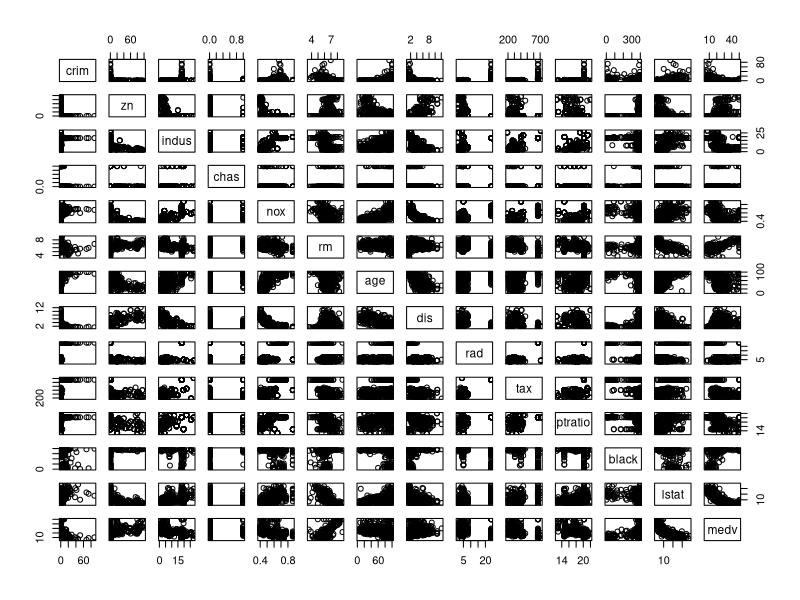
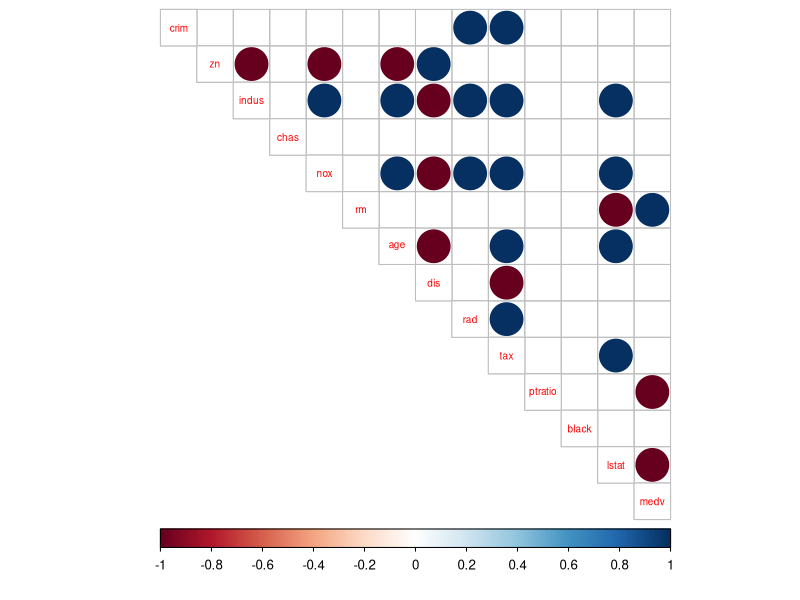
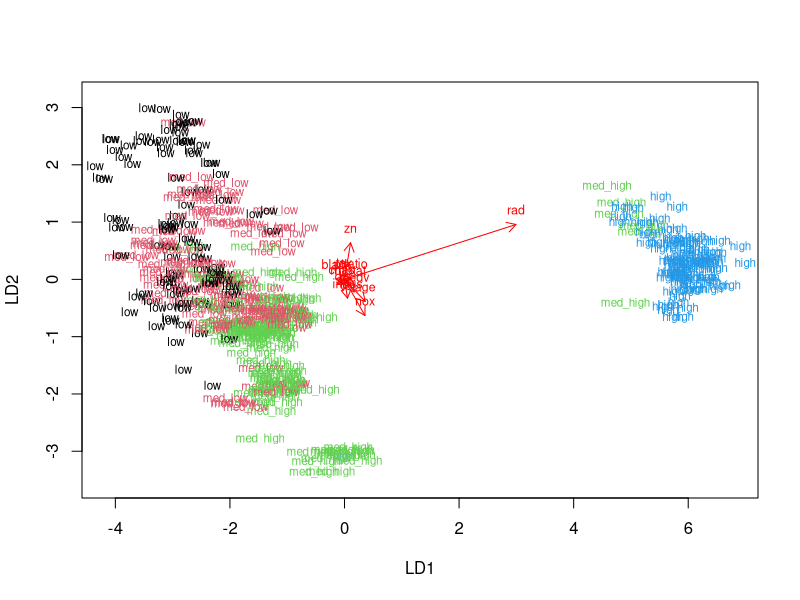
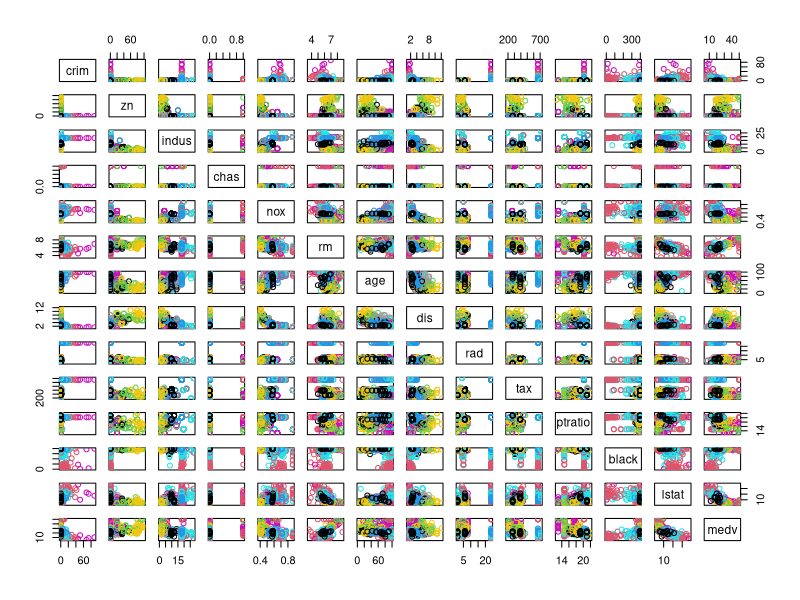
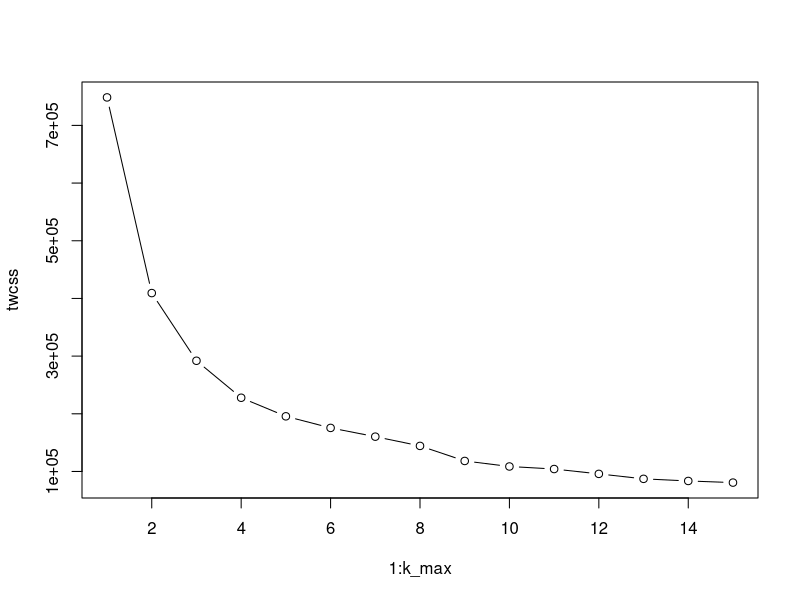
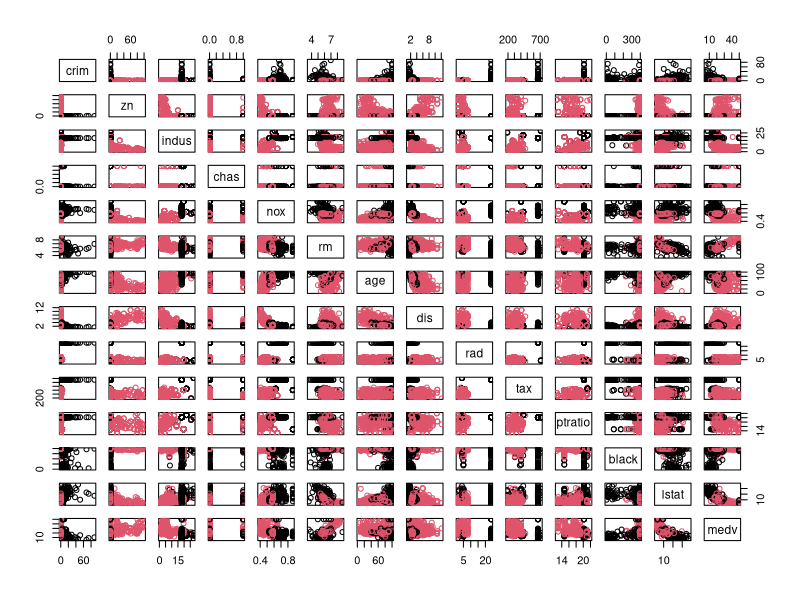
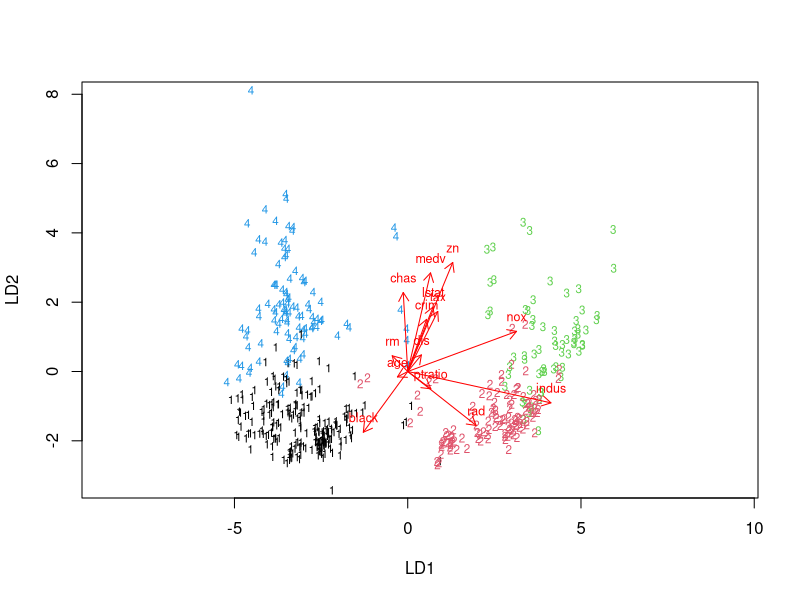

Here is the R script that generated these plots, in order:
## ---- chunk 1
library(MASS)
data("Boston")
str(Boston)
dim(Boston)
## ---- chunk 2
library(tidyr)
library(corrplot)
pairs(Boston)
cor_matrix<-cor(Boston)%>%round
cor_matrix
corrplot(cor_matrix, method="circle",type="upper", cl.pos="b", tl.pos="d", tl.cex = 0.6 )
## ---- chunk 3
boston_scaled<-scale(Boston)
summary(boston_scaled)
summary(Boston)
## ---- chunk 4
boston_scaled<-as.data.frame(boston_scaled)
scaled_crim<-boston_scaled$crim
quants<-quantile(scaled_crim)
summary(quants)
string<-c("low", "med_low", "med_high", "high")
crime<-cut(scaled_crim, breaks=quants, include.lowest=TRUE, label=string)
summary(crime)
boston_scaled<-dplyr::select(boston_scaled, -crim)
boston_scaled<-data.frame(boston_scaled, crime)
## ---- chunk 5
n<-nrow(boston_scaled)
samp<-sample(n, size=n*0.8)
train<-boston_scaled[samp,]
test<-boston_scaled[-samp,]
## ---- chunk 6
lda.fit<-lda(crime~.,data=train)
lda.fit
lda.arrows<-function(x, myscale=1, arrow_heads=0.1, color="red", tex=0.75, choices=c(1,2)){
  heads<-coef(x)
  arrows(x0=0, y0=0,
    x1=myscale*heads[,choices[1]],
    y1=myscale*heads[,choices[2]],
col=color, length=arrow_heads)
text(myscale*heads[,choices],labels=row.names(heads),
      cex=tex,col=color, pos=3)
}
classes<-as.numeric(train$crime)
plot(lda.fit, dimen=2, col=classes, pch=classes)
lda.arrows(lda.fit, myscale=1)
## ---- chunk 7
correct_classes<-test$crime
test<-dplyr::select(test,-crime)
lda.pred<-predict(lda.fit, newdata=test)
table(correct=correct_classes, predicted=lda.pred$class)
## ---- chunk 8
library(MASS)
data("Boston")
boston_scaled<-scale(Boston)
dist_eu<-dist(boston_scaled)
summary(dist_eu)
km<-kmeans(dist_eu, centers=15)
pairs(Boston, col=km$cluster)
## ---- chunk 9
k_max<-15
twcss<-sapply(1:k_max, function(k){kmeans(dist_eu,k)$tot.withinss})
plot(1:k_max, twcss, type='b')
km2<-kmeans(dist_eu, centers=2)
pairs(Boston, col=km2$cluster)
## ---- chunk 10
library(MASS)
data("Boston")
boston_scaled<-scale(Boston)
dist_eu<-dist(boston_scaled)
km3<-kmeans(dist_eu, centers=4)
## ---- chunk 11
boston_scaled<-as.data.frame(boston_scaled)
lda.fit2<-lda(km3$cluster~.,data=boston_scaled)
lda.fit2
lda.arrows<-function(x, myscale=1, arrow_heads=0.1, color="red", tex=0.75, choices=c(1,2)){
  heads<-coef(x)
  arrows(x0=0, y0=0,
    x1=myscale*heads[,choices[1]],
    y1=myscale*heads[,choices[2]],
col=color, length=arrow_heads)
text(myscale*heads[,choices],labels=row.names(heads),
      cex=tex,col=color, pos=3)
}
classes=as.numeric(km3$cluster)
plot(lda.fit2, dimen=2, col=classes, pch=classes)
lda.arrows(lda.fit2, myscale=3)
